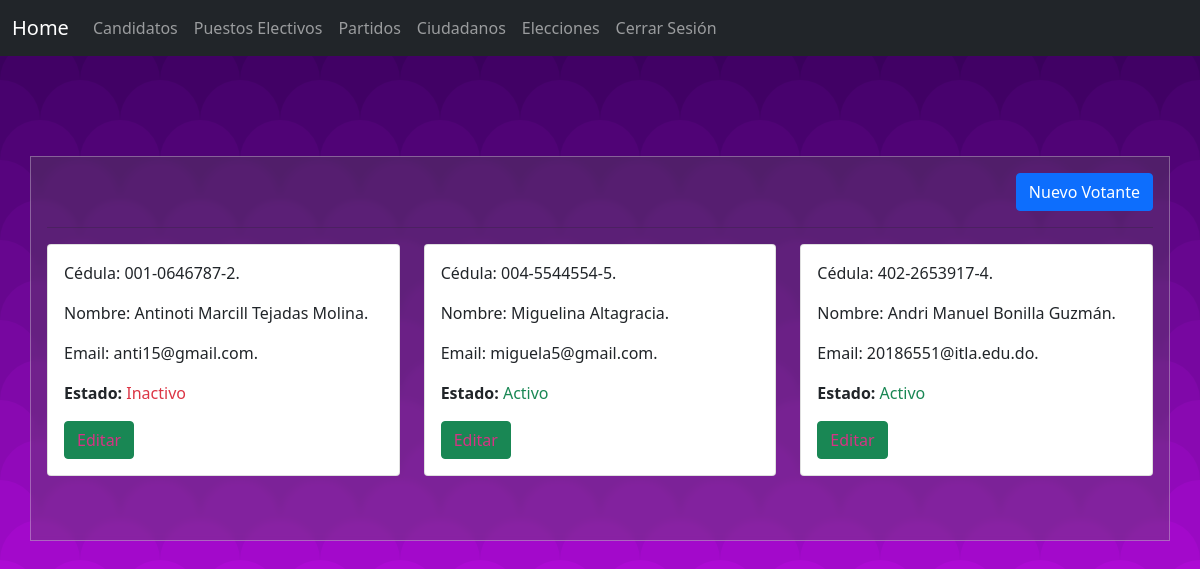
The page /AdminPage/votantes.php (signed in) on the database its author committed.
### tables this page shows
CREATE TABLE `ciudadanos` (
  `cedula` varchar(70) NOT NULL,
  `nombre` varchar(45) NOT NULL,
  `apellido` varchar(45) NOT NULL,
  `email` varchar(45) NOT NULL,
  `estado` tinyint(4) NOT NULL DEFAULT 0
);

### Ciudadanos/ServiceDataBase.php (called while the page is built, shortened)
<?php
 class ServiceDataBase{
    private $context;
    public function __construct($isRoot = false){
        $prefijo = ($isRoot) ? "" : "../";
        $this->directory = "{$prefijo}database";
        $this->context = new EleccionesContext($this->directory);
    }
    public function GetList(){
        $listadoCiudadanos = array();
        $stmt = $this->context->db->prepare("select * from ciudadanos");
        $stmt->execute();
        $result = $stmt->get_result();
        if ($result->num_rows === 0) {
            return array();
        } else {
            while ($row = $result->fetch_object()) {
                $ciudadano = new Ciudadano($row->cedula,$row->nombre,$row->apellido,$row->email,$row->estado);
                array_push($listadoCiudadanos, $ciudadano);
            }
        }
        return $listadoCiudadanos;
    }
}

### database/EleccionesContext.php (called while the page is built, shortened)
<?php
class EleccionesContext{
    public function __construct($directory)
    {
        $this->fileHandler = new JsonFileHandler($directory,"configuration");
        $configuration = $this->fileHandler->ReadConfiguration();
        $this->db = new mysqli($configuration->server,$configuration->user,$configuration->password,$configuration->database);
    }
}
?>

### FileHandler/FileHandlerBase.php (called while the page is built, shortened)
<?php
    class FileHandlerBase{
        function __construct($directory,$filename)
        {
            $this->directory = $directory;
            $this->filename = $filename;
        }
    }

### FileHandler/JsonFileHandler.php (called while the page is built, shortened)
<?php
class JsonFileHandler extends FileHandlerBase{
    function ReadConfiguration(){
       $path = $this->directory . "/". $this->filename . ".json";
        if(file_exists($path)){
            $file = fopen($path,"r");
            $contents = fread($file,filesize($path));
            return json_decode($contents);
        }else{
            return false;
        }
    }
}
?>

### Ciudadanos/Ciudadano.php (called while the page is built, shortened)
<?php
    class Ciudadano {
        public function __construct($DocId,$Nombre,$Apellido,$Email,$Estado){
            $this->DocId = $DocId;
            $this->Nombre=$Nombre;
            $this->Apellido=$Apellido;
            $this->Email=$Email;
            $this->Estado=$Estado;
        }
    }
?>

### AdminPage/votantes.php (the view, shortened to what this page needs)
<?php
    require_once "../Layout/adminLayout.php";
    require_once '../FileHandler/FileHandlerBase.php';
    require_once '../FileHandler/JsonFileHandler.php';
    require_once '../database/EleccionesContext.php';
    require_once "../Ciudadanos/Ciudadano.php";
    require_once "../Ciudadanos/ServiceDataBase.php";
    $service = new ServiceDataBase();
    $votantes = $service->GetList();
    $layout = new Layout();
?>
<?php echo $layout->printHeader (); ?>
<div class="row">
        <div class="col-md-10"></div>
        <div class="col-md-2">
            <button class="btn btn-primary float-end" data-bs-toggle="modal" data-bs-target="#modal-nuevo-votante">Nuevo Votante</button>
        </div>
    </div>
        <hr  />
    <?php if ( count ( $votantes ) == 0 ) : ?>
        <h2>No hay votante alguno agregado.</h2>
    <?php else : ?>
        <div class="row">
        <?php foreach ( $votantes as $votante ) :  ?>
            <div class="col-md-4">
                <div class="card">
                    <div class="card-body">
                        <p class="card-text">Cédula: <?= $votante->DocId ?>.</p>
                        <p class="card-text">Nombre: <?= $votante->Nombre ." ". $votante->Apellido; ?>.</p>
                        <p class="card-text">Email: <?= $votante->Email ?>.</p>
                        <?php if($votante->Estado==1): ?>
                            <p class="card-text"> <b>Estado: </b><span class="text-success">Activo</span></p>
                        <?php else: ?>
                            <p class="card-text"> <b>Estado: </b><span class="text-danger">Inactivo</span></p>
                        <?php endif; ?>
                        <a href="../Ciudadanos/edit.php?id=<?= $votante->DocId ?>" class="btn btn-success">Editar</a>
                    </div>
                </div>
            </div>
        <?php  endforeach; ?>
        </div>
    <?php  endif; ?>
        <br  /><br  />
<?php echo $layout->printFooter (); ?>

### Layout/adminLayout.php
<?php
	class Layout {
		private $isRoot;
		public function __construct($isRoot = false) {
			$this->isRoot = $isRoot;
		}
		public function printHeader () {
			$directory = ( $this->isRoot ) ? "" : "../";
			$login = "<li class='nav-item'>
			<a href='{$directory}AdminPage/logoutAdmin.php' class='nav-link hover'>Cerrar Sesión</a>
		</li>";
			$header = <<<EOF
			<!DOCTYPE html>
	<html>
		<head>
			<meta charset="UTF-8">
			<title>Sistema de Votaciones - Administrador</title>
			<link rel="stylesheet" href="{$directory}assets/css/bootstrap/bootstrap.min.css">
			<link rel="stylesheet" href="{$directory}assets/css/style.css">
			<link rel="stylesheet" href="{$directory}assets/css/jquery/plugin/toastr/toastr.min.css">
		</head>
		<body>
			<nav class="navbar navbar-expand-md navbar-dark bg-dark mb-4">
				<div class="container-fluid">
				<a class="navbar-brand" href="{$directory}AdminPage/adminIndex.php" class="nav-link hover">Home</a>
					<button class="navbar-toggler" type="button" data-bs-toggle="collapse" data-bs-target="#navbarCollapse" aria-controls="navbarCollapse" aria-expanded="false" aria-label="Toggle navigation">
					<span class="navbar-toggler-icon"></span>
					</button>
					<div class="collapse navbar-collapse" id="navbarCollapse">
						<ul class="navbar-nav me-auto mb-2 mb-md-0">
							<li class="nav-item">
								<a href="{$directory}AdminPage/candidatos.php" class="nav-link hover">Candidatos</a>
							</li>
							<li class="nav-item">
								<a href="{$directory}AdminPage/puestosElectivos.php" class="nav-link">Puestos Electivos</a>
							</li>
							<li class="nav-item">
								<a href="{$directory}AdminPage/partidos.php" class="nav-link hover">Partidos</a>
							</li>
							<li class="nav-item">
								<a href="{$directory}AdminPage/votantes.php" class="nav-link hover">Ciudadanos</a>
							</li>
							<li class="nav-item">
							<a href="{$directory}AdminPage/elecciones.php" class="nav-link hover">Elecciones</a>
						</li>
							{$login}
						</ul>
					</div>
				</div>
			</nav>
			<main class="container p-3">
EOF;
			echo $header;
		}
		public function printFooter () {
			$directory = ( $this->isRoot ) ? "" : "../";
			$footer = <<<EOF
			</main>
			<script src="{$directory}assets/js/bootstrap/bootstrap.min.js"></script>
			<script src="{$directory}assets/js/jquery/jquery-3.5.1.min.js"></script>
            <script src="{$directory}assets/js/jquery/plugin/toastr/toastr.min.js"></script>
            <script src="{$directory}assets/js/site/index/index.js"></script>
			</div>
		</body>
	</html>
EOF;
			print $footer;
		}
	}
?>

### assets/css/style.css (style rules this page uses)
body { background-image: url("../img/background/Dragon-Scales.svg"); background-attachment: fixed; }
main { border: 1px solid rgba(255, 255, 255, 0.3); padding: 10px; background-color: #5555; backdrop-filter: blur(3px); margin-bottom: 1em; }
ul > li > a { color: #ffe; text-decoration: none; }
.card-body > a { text-decoration: none; color: #d63384; }
.container { margin-top: 100px; }

### rows shown on the page
ciudadanos: cedula "001-0646787-2", nombre "Antinoti Marcill", apellido "Tejadas Molina", email "anti15@gmail.com", shows "Estado:", estado "Inactivo"
ciudadanos: cedula "004-5544554-5", nombre "Miguelina", apellido "Altagracia", email "miguela5@gmail.com", shows "Estado:", estado "Activo"
ciudadanos: cedula "402-2653917-4", nombre "Andri Manuel", apellido "Bonilla Guzmán", email "20186551@itla.edu.do", shows "Estado:", estado "Activo"
